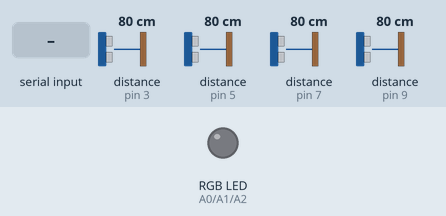
Bench run of a sketch on a simulated Arduino Uno, built with avr-gcc and run on an emulated ATmega328P. Shown: an RGB LED mixed from three pins (HIGH = lit). Wiring (inferred from the names in the program): 4 × ultrasonic range finder: trigger pin 2, echo pin 3 / trigger pin 4, echo pin 5 / trigger pin 6, echo pin 7 / trigger pin 8, echo pin 9. The inputs (shaded band) are chosen by the test bench; at power-on: distance to the obstacle (sensors on pin 3, pin 5, pin 7, pin 9) 80 cm. The echo pulse lasts 58.3 µs per cm; pins used as bus, display or sensor lines are not drawn; what the sketch prints to the serial monitor is not drawn.

Above: at 1.2 s.
1.3 s: "90,45,200\n" received over Serial
At 3.4 s:
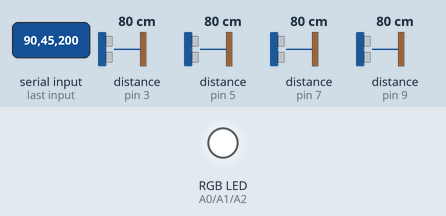
3.8 s: "30,150,10\n" received over Serial
At 5.4 s:
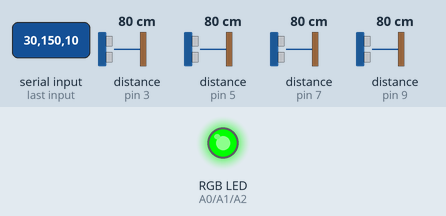
6.3 s: "90,45\n" received over Serial
At 7.2 s:
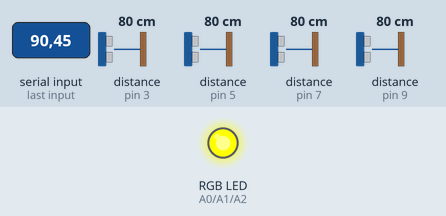
8.9 s: "1,90,45\n" received over Serial
At 11.1 s:
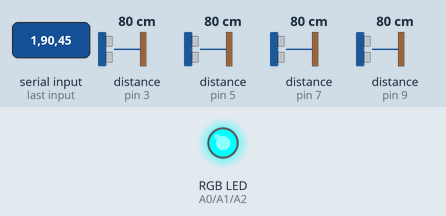
14.4 s: "30,150\n" received over Serial
At 16.2 s:
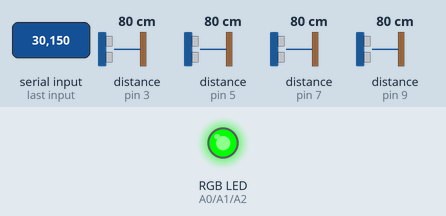
Timing chart, 0 to 17.7 s (numbered marks = the images above; inputs shaded):
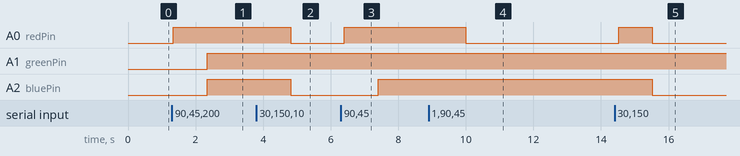

Measured:
- after the input at 1.3 s, A0 (redPin): LOW → HIGH after 0.05 s; A1 (greenPin), A2 (bluePin): LOW → HIGH after 1.0 s
- after the input at 3.8 s, A0 (redPin), A2 (bluePin): HIGH → LOW after 1.0 s
- after the input at 6.3 s, A0 (redPin): LOW → HIGH after 0.11 s; A2 (bluePin): LOW → HIGH after 1.1 s
- after the input at 8.9 s, A0 (redPin): HIGH → LOW after 1.1 s
- after the input at 14.4 s, A0 (redPin): LOW → HIGH after 0.12 s, → LOW 1.0 s later; A2 (bluePin): HIGH → LOW after 1.1 s

The sketch:

arduino.ino
```cpp
#define TOTAL_SENSORS 4
#define REPEATS 4

const int trigPins[] = {2, 4, 6, 8};
const int echoPins[] = {3, 5, 7, 9};

const int redPin = A0;
const int greenPin = A1;
const int bluePin = A2;

float duration, distance;

void sendSensorData() {
  for (int i=0; i<TOTAL_SENSORS; i++) {
    digitalWrite(trigPins[i], LOW);
    delayMicroseconds(2);
    digitalWrite(trigPins[i], HIGH);
    delayMicroseconds(10);
    digitalWrite(trigPins[i], LOW);

    duration = pulseIn(echoPins[i], HIGH);
    distance = (duration*.0343)/2;
    Serial.print(distance);
    if (i != TOTAL_SENSORS - 1) {
      Serial.print(", ");
    } else {
      Serial.println("");
    }
  }
  delay(100);
}

void updateLeds() {
  if (Serial.available() > 0) {
    // Read the incoming string until newline is received
    String data = Serial.readStringUntil('\n');

    analogWrite(redPin, 255);
    delay(1000);
    analogWrite(redPin, 0);

    // Split the string into RGB components
    int commaIndex1 = data.indexOf(',');
    int commaIndex2 = data.indexOf(',', commaIndex1 + 1);

    // Extract each color component
    int red = data.substring(0, commaIndex1).toInt();
    int green = data.substring(commaIndex1 + 1, commaIndex2).toInt();
    int blue = data.substring(commaIndex2 + 1).toInt();

    // Map the RGB values from 0-255 range to 0-1023 (as analogWrite on some Arduino models accepts 0-255 only,
    // you might need to change the scaling accordingly or use PWM resolution commands on supported models)
    int analogRed = map(red, 0, 255, 0, 1023);
    int analogGreen = map(green, 0, 255, 0, 1023);
    int analogBlue = map(blue, 0, 255, 0, 1023);

    // Write the analog values to the pins
    analogWrite(redPin, analogRed);
    analogWrite(greenPin, analogGreen);
    analogWrite(bluePin, analogBlue);
  }
}

void setup() {
  for (int i=0; i<TOTAL_SENSORS; i++) {
    pinMode(trigPins[i], OUTPUT);
    pinMode(echoPins[i], INPUT);
  }

  pinMode(redPin, OUTPUT);
  pinMode(greenPin, OUTPUT);
  pinMode(bluePin, OUTPUT);
  Serial.begin(9600);
}

void loop() {
  sendSensorData();
  updateLeds();
}
```
